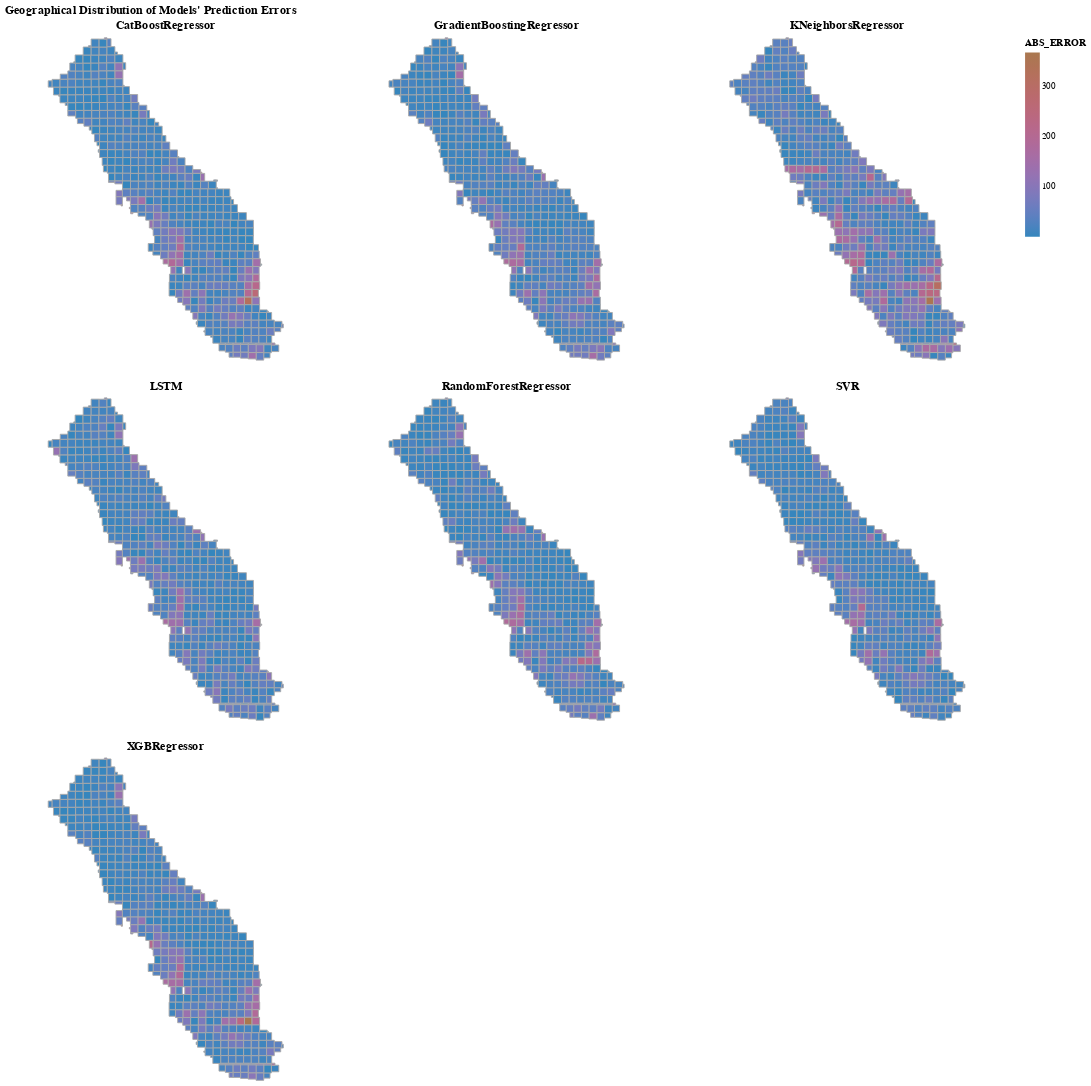

Write notebook code for a chart like this one.
### Markdown cell above
The townships where the highest absolute errors made are shown above.
* T15S R10E
* T10S R21E
* T20S R18E
* T22S R16E
* T22S R17E
* T27S R27E
* T22S R28E
* T2&S R28E

## Geographic Distribution of Errors
In order to see if the see if the models are making higher prediction errors in some specific areas of the San Joaquin Valley, we use a small multiple visualization, displaying for each model the Township-Range map of the San Joaquin Valley and coloring them based on the amount of prediction error.

### Code cell
township_range = TownshipRanges()
error_township_geo_df = township_range.map_df.merge(
    melt_model_error_df(models_errors_df).sort_values(["MODEL", "ABS_ERROR"], ascending=False),
    how="inner",
    left_on='TOWNSHIP_RANGE',
    right_on='TOWNSHIP_RANGE')
view_trs_side_by_side(error_township_geo_df, feature= 'MODEL', value = 'ABS_ERROR', title = "Geographical Distribution of Models' Prediction Errors")

### Figure 1 — Vega-Lite specification as saved in the notebook (floating-point values rounded to 4 significant figures; data arrays with more than 128 entries replaced by an {"elided": "..."} marker saying what was removed)
{"config": {"view": {"continuousWidth": 400, "continuousHeight": 300}}, "concat": [{"data": {"name": "data-216a296482f135c7640dc1c92cd8e2b5"}, "mark": {"type": "geoshape", "stroke": "darkgray"}, "encoding": {"color": {"field": "ABS_ERROR", "scale": {"range": ["#3586BD", "#A9784F"]}, "type": "quantitative"}, "tooltip": [{"field": "MODEL", "type": "nominal"}, {"field": "2021_GSE_GWE", "type": "quantitative"}, {"field": "TOWNSHIP_RANGE", "type": "nominal"}, {"field": "ABS_ERROR", "type": "quantitative"}]}, "height": 350, "title": "CatBoostRegressor", "width": 350}, {"data": {"name": "data-ec37624c0aad3d7e4680ac38f51934ea"}, "mark": {"type": "geoshape", "stroke": "darkgray"}, "encoding": {"color": {"field": "ABS_ERROR", "scale": {"range": ["#3586BD", "#A9784F"]}, "type": "quantitative"}, "tooltip": [{"field": "MODEL", "type": "nominal"}, {"field": "2021_GSE_GWE", "type": "quantitative"}, {"field": "TOWNSHIP_RANGE", "type": "nominal"}, {"field": "ABS_ERROR", "type": "quantitative"}]}, "height": 350, "title": "GradientBoostingRegressor", "width": 350}, {"data": {"name": "data-e585bc433956e561a7a1ffae9edd6f45"}, "mark": {"type": "geoshape", "stroke": "darkgray"}, "encoding": {"color": {"field": "ABS_ERROR", "scale": {"range": ["#3586BD", "#A9784F"]}, "type": "quantitative"}, "tooltip": [{"field": "MODEL", "type": "nominal"}, {"field": "2021_GSE_GWE", "type": "quantitative"}, {"field": "TOWNSHIP_RANGE", "type": "nominal"}, {"field": "ABS_ERROR", "type": "quantitative"}]}, "height": 350, "title": "KNeighborsRegressor", "width": 350}, {"data": {"name": "data-9126a44c2b75267e85f569431b99ff09"}, "mark": {"type": "geoshape", "stroke": "darkgray"}, "encoding": {"color": {"field": "ABS_ERROR", "scale": {"range": ["#3586BD", "#A9784F"]}, "type": "quantitative"}, "tooltip": [{"field": "MODEL", "type": "nominal"}, {"field": "2021_GSE_GWE", "type": "quantitative"}, {"field": "TOWNSHIP_RANGE", "type": "nominal"}, {"field": "ABS_ERROR", "type": "quantitative"}]}, "height": 350, "title": "LSTM", "width": 350}, {"data": {"name": "data-d0ebe7450c46cb8651eb5c753b0e24dd"}, "mark": {"type": "geoshape", "stroke": "darkgray"}, "encoding": {"color": {"field": "ABS_ERROR", "scale": {"range": ["#3586BD", "#A9784F"]}, "type": "quantitative"}, "tooltip": [{"field": "MODEL", "type": "nominal"}, {"field": "2021_GSE_GWE", "type": "quantitative"}, {"field": "TOWNSHIP_RANGE", "type": "nominal"}, {"field": "ABS_ERROR", "type": "quantitative"}]}, "height": 350, "title": "RandomForestRegressor", "width": 350}, {"data": {"name": "data-30a3e6ec7ebc39b5469949d987bb6cf8"}, "mark": {"type": "geoshape", "stroke": "darkgray"}, "encoding": {"color": {"field": "ABS_ERROR", "scale": {"range": ["#3586BD", "#A9784F"]}, "type": "quantitative"}, "tooltip": [{"field": "MODEL", "type": "nominal"}, {"field": "2021_GSE_GWE", "type": "quantitative"}, {"field": "TOWNSHIP_RANGE", "type": "nominal"}, {"field": "ABS_ERROR", "type": "quantitative"}]}, "height": 350, "title": "SVR", "width": 350}, {"data": {"name": "data-b9647a77a027383250fbc70c79aee9dc"}, "mark": {"type": "geoshape", "stroke": "darkgray"}, "encoding": {"color": {"field": "ABS_ERROR", "scale": {"range": ["#3586BD", "#A9784F"]}, "type": "quantitative"}, "tooltip": [{"field": "MODEL", "type": "nominal"}, {"field": "2021_GSE_GWE", "type": "quantitative"}, {"field": "TOWNSHIP_RANGE", "type": "nominal"}, {"field": "ABS_ERROR", "type": "quantitative"}]}, "height": 350, "title": "XGBRegressor", "width": 350}], "columns": 3, "title": "Geographical Distribution of Models' Prediction Errors", "$schema": "https://vega.github.io/schema/vega-lite/v4.17.0.json", "datasets": {"data-216a296482f135c7640dc1c92cd8e2b5": {"elided": "478 records"}, "data-ec37624c0aad3d7e4680ac38f51934ea": {"elided": "478 records"}, "data-e585bc433956e561a7a1ffae9edd6f45": {"elided": "478 records"}, "data-9126a44c2b75267e85f569431b99ff09": {"elided": "478 records"}, "data-d0ebe7450c46cb8651eb5c753b0e24dd": {"elided": "478 records"}, "data-30a3e6ec7ebc39b5469949d987bb6cf8": {"elided": "478 records"}, "data-b9647a77a027383250fbc70c79aee9dc": {"elided": "478 records"}}}
